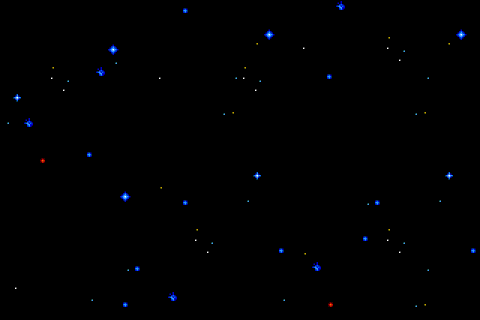
#> input picture SpaceEscape/assets/bg/spacegif.gif, 480 x 320 px
$ python GifToFrames.py
#> lines starting #> are read from the running program, lines starting #| are printed output that depends on the picture
from PIL import Image


def extract_frames_gif(input_path, output_prefix="frame"):
    # Open the GIF file
#> called with input_path = 'your_animated.gif', output_prefix = 'spaceGifFrame'
    img = Image.open("assets/bg/spacegif.gif")
#> img is the input picture: PIL image 480x320 P; mean R, G, B 0.2, 0.4, 1.2

    # Check if it's actually animated
    if not getattr(img, "is_animated", False):
        print("This GIF is not animated.")
        return

    frame_count = 0
    try:
        while True:
            # Save current frame
            frame_filename = f"{output_prefix}_{frame_count:04d}.png"
            img.save(frame_filename, "PNG")
            print(f"Saved {frame_filename}")

            frame_count += 1
            # Go to next frame
            img.seek(img.tell() + 1)
#> this loop made 128 passes
#> pass 2, in extract_frames_gif, `img.save(frame_filename, "PNG")`:
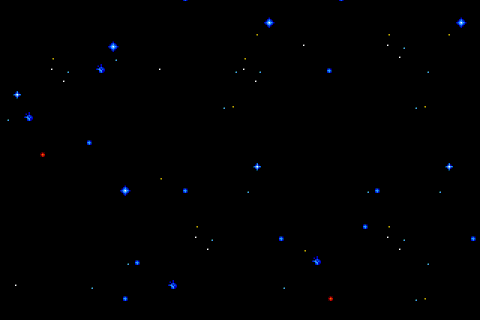
#> saved as spaceGifFrame_0001.png: PIL image 480x320 RGB; mean R, G, B 0.2, 0.4, 1.1
#> after the loop, frame_count = 128

    except EOFError:
        # No more frames
        pass

    print(f"Extracted {frame_count} frames.")


# Usage
extract_frames_gif("your_animated.gif", "spaceGifFrame")
